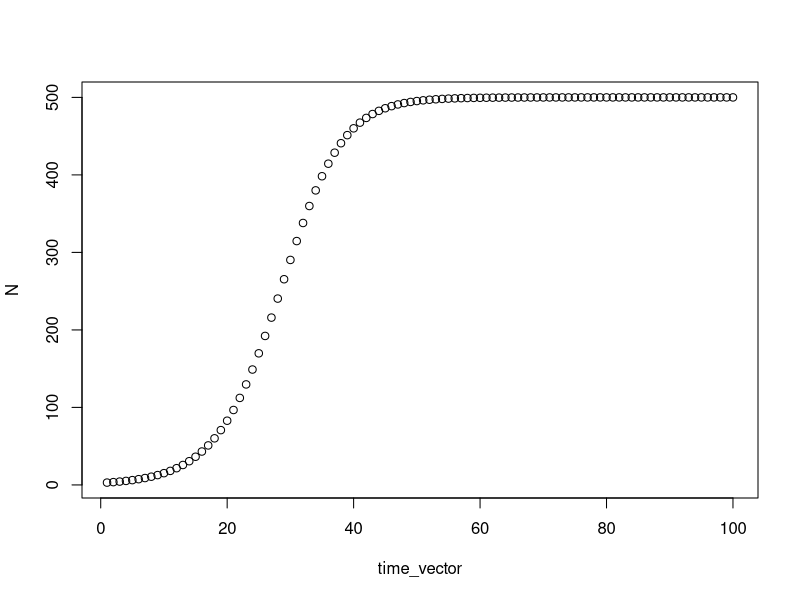
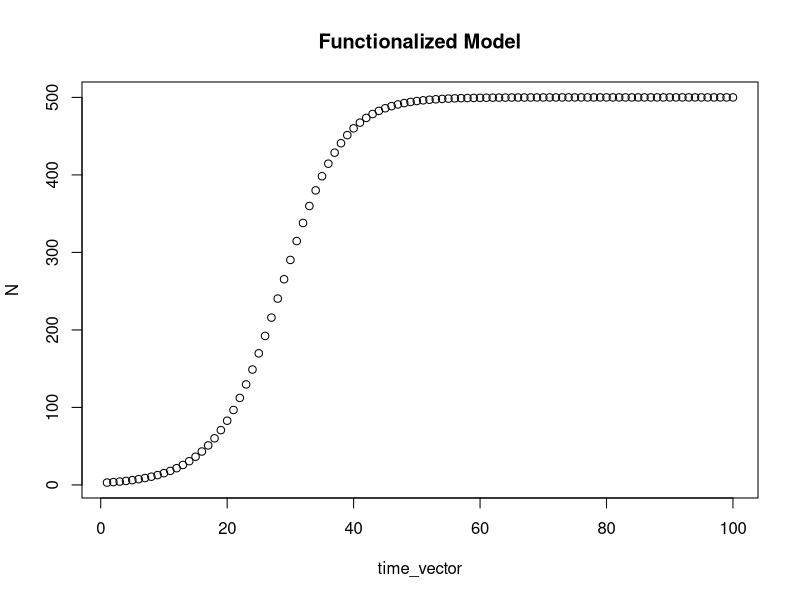

Write R code to recreate these figures, in order.
## Lab 1 DD population model
## Griffin Shelor

## assigning values to r and K, creating time vector, creating N vector
r <- 0.2
K <- 500
time_vector <- seq(1:100)
N <- rep(0, 100)
N[1] <- 3

## for loop
for (i in 2:length(time_vector)) {
  N[i] = N[i - 1] + r * N[i - 1] * (1 - N[i - 1]/K)
}

## plotting population over time
plot(x = time_vector, y = N)


## trying a function
logistic <- function(n, R, k) {
  new_n <- n + R * n * (1 - n / k)
  return(new_n)
}

## for loop with function representing logistic growth equation
for (i in 2:length(time_vector)) {
  N[i] <- logistic(n = N[i - 1], R = r, k = K)
}
plot(x = time_vector, y = N, main = "Functionalized Model")
